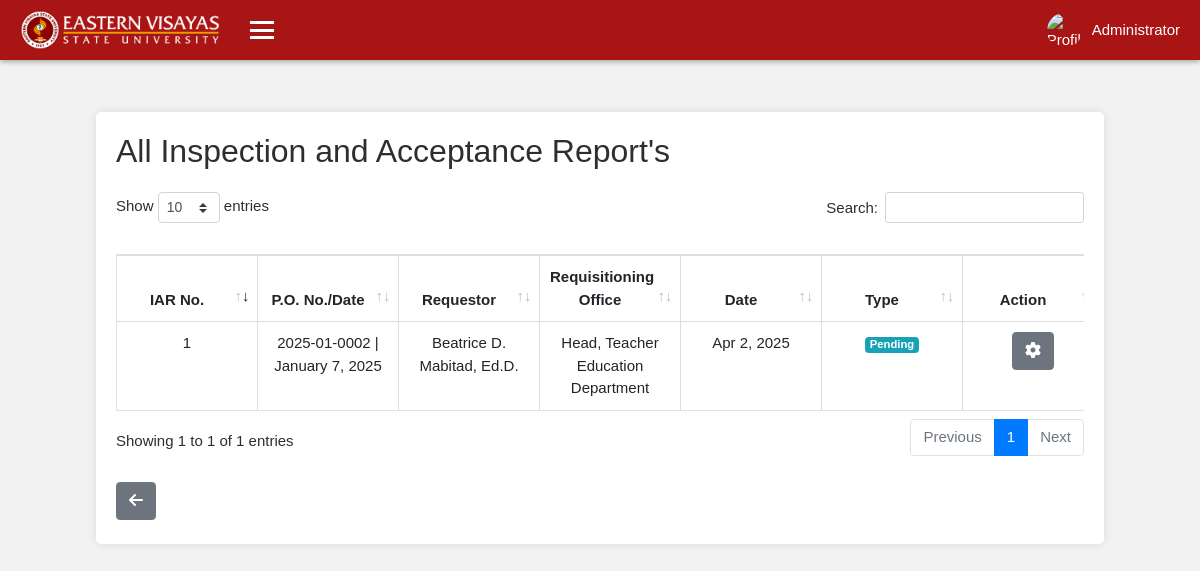
The app's page /administrator/e7f3c1d9-8a24-41b5-b0e6-d2f9a8c5f4b7/supply_office/all_iar/index.php (signed in) with its own data.
### tables this page shows
CREATE TABLE `inspection_acceptance_report` (
  `id` int(11) NOT NULL,
  `entity_name` varchar(255) NOT NULL,
  `fund_cluster` varchar(255) NOT NULL,
  `supplier` varchar(255) NOT NULL,
  `iar_no` varchar(255) NOT NULL,
  `po_no` varchar(255) NOT NULL,
  `iar_date` date NOT NULL,
  `req_office` varchar(255) NOT NULL,
  `invoice_no` varchar(255) NOT NULL,
  `resp_code` varchar(255) DEFAULT NULL,
  `invoice_date` date NOT NULL,
  `requestor` varchar(255) NOT NULL,
  `date_inspected` date NOT NULL,
  `date_received` date DEFAULT NULL,
  `inspection_officer` varchar(255) NOT NULL,
  `head_procurement` varchar(255) NOT NULL,
  `insp_status` varchar(20) NOT NULL,
  `property_custodian_status` varchar(50) DEFAULT 'pending',
  `incomplete_details` text DEFAULT NULL,
  `created_at` timestamp NOT NULL DEFAULT current_timestamp(),
  `ppiar_new` tinyint(1) DEFAULT 0,
  `paiar_new` tinyint(1) DEFAULT 0,
  `indiar_new` tinyint(1) DEFAULT 0,
  `idiar_new` tinyint(1) DEFAULT 0,
  `iaiar_new` tinyint(1) DEFAULT 0,
  `spiar_new` tinyint(1) DEFAULT 0,
  `saiar_new` tinyint(1) DEFAULT 0
);

### administrator/e7f3c1d9-8a24-41b5-b0e6-d2f9a8c5f4b7/classes/supply_config.php (called while the page is built, shortened)
<?php
function fetchallIARs($conn) {
    try {
        $stmt = $conn->prepare("SELECT iar.id, iar.iar_no, iar.po_no, iar.requestor, iar.req_office, iar.iar_date AS date, iar.property_custodian_status,
                   GROUP_CONCAT(iad.description SEPARATOR ', ') AS item_descriptions
                                 FROM inspection_acceptance_report iar
                                 LEFT JOIN iar_item_details iad ON iar.id = iad.iar_id
                                WHERE iar.property_custodian_status IN ('complete','partial','accept/not correct specs','rejected','pending')
                                GROUP BY iar.id");
        $stmt->execute();
        return $stmt->fetchAll(PDO::FETCH_ASSOC);
    } catch (PDOException $e) {
        echo "Error fetching IAR data: " . $e->getMessage();
        return [];
    }
}
$allIARs = fetchallIARs($conn);
?>

### administrator/e7f3c1d9-8a24-41b5-b0e6-d2f9a8c5f4b7/supply_office/all_iar/index.php (the view, shortened to what this page needs)
<?php
require '../../classes/config.php';
require '../../classes/supply_config.php';
include '../../../aclasses/sheader.php';
include '../../../aclasses/snavbar.php';
?>
<main class="container mt-5 custom-container">
    <h2>All Inspection and Acceptance Report's</h2>
    <div class="table-responsive">
    <table id="iarTable" class="table table-striped table-bordered" style="table-layout: fixed;">
        <thead>
        <tr>
                <th style="width: 100px;">IAR No.</th>
                <th style="width: 100px;">P.O. No./Date</th>
                <th style="width: 100px;">Requestor</th>
                <th style="width: 100px;">Requisitioning Office</th>
                <th style="width: 100px;">Date</th>
                <th style="width: 100px;">Type</th>
                <th style="width: 100px;">Action</th>
            </tr>
        </thead>
        <tbody>
        <?php if (!empty($allIARs)): ?>
            <?php foreach ($allIARs as $iar): ?>
                <tr>
                        <td><?php echo htmlspecialchars($iar['iar_no']); ?></td>
                        <td><?php echo htmlspecialchars($iar['po_no']); ?></td>
                        <td><?php echo htmlspecialchars($iar['requestor']); ?></td>
                        <td><?php echo htmlspecialchars($iar['req_office']); ?></td>
                        <td><?php echo date('M j, Y', strtotime($iar['date'])); ?></td>
                        <td>
                        <?php
                            if ($iar['property_custodian_status'] === 'complete') {
                                echo '<span class="badge badge-success">Complete</span>';
                            } elseif ($iar['property_custodian_status'] === 'partial') {
                                echo '<span class="badge badge-warning">Partial</span>';
                            } elseif ($iar['property_custodian_status'] === 'accept/not correct specs') {
                                echo '<span class="badge badge-secondary">Accept/Not Correct Specs</span>';
                            } elseif ($iar['property_custodian_status'] === 'rejected') {
                                echo '<span class="badge badge-danger">Rejected</span>';
                            } elseif ($iar['property_custodian_status'] === 'pending') {
                                echo '<span class="badge badge-info">Pending</span>';
                            }
                            ?>
                        </td>
                        <td>
                            <div class="dropdown">
                                <button class="btn btn-secondary" type="button" id="dropdownMenuButton<?php echo $iar['id']; ?>" data-toggle="dropdown" aria-haspopup="true" aria-expanded="false">
                                    <i class="fas fa-cog"></i>
                                </button>
                            </div>
                        </td>
                    </tr>
                <?php endforeach; ?>
            <?php else: ?>
        <?php endif; ?>
        </tbody>
    </table>
    </div>
    <div class="row mt-4 mb-1"> <div class="col-md-12">
            <a href="../../supply_office" class="btn btn-secondary"><i class="fas fa-arrow-left"></i></a> </div>
    </div>
</main>
<?php include '../../../aclasses/sfooter.php'; ?>

### administrator/css/alogin.css (style rules this page uses)
body { margin: 0; font-family: Arial, sans-serif; background-color: #f2f2f2; }
button { padding: 10px; border: none; border-radius: 5px; background-color: #d42a2a; color: white; font-size: 16px; cursor: pointer; }

### administrator/e7f3c1d9-8a24-41b5-b0e6-d2f9a8c5f4b7/classes/css/a.css (style rules this page uses)
body { margin: 0; font-family: Arial, sans-serif; background-color: #f2f2f2; font-size: 15px; color: #2e2e31; }
@media (min-width: 761px) { .custom-container { margin-top: 7rem !important; } }
.container { margin: 0 auto; background: #fff; padding: 20px; border-radius: 5px; box-shadow: 0 0 10px rgba(0, 0, 0, 0.1); }
.table { width: 100%; margin-bottom: 0px; border-collapse: collapse; }
.table th, .table td { padding: 10px; border: 1px solid #ddd; text-align: center; }
button { padding: 10px 15px; background-color: #007BFF; color: #fff; border: none; border-radius: 4px; cursor: pointer; }
.custom-container { max-width: 84%; margin-bottom: 50px; margin-top: 7rem ; transition: margin-left 0.4s ease; }
.table-responsive { -ms-overflow-style: none; scrollbar-width: none; }
.table thead th { vertical-align: bottom; border-bottom: 0.9px solid #000; }
.table thead th { vertical-align: bottom; border-bottom: none; }
.table-striped tbody tr:nth-of-type(odd) { background-color: rgba(0, 0, 0, .0); }

### records on screen
inspection_acceptance_report: iar_no "1", po_no "2025-01-0002 | January 7, 2025", requestor "Beatrice D. Mabitad, Ed.D.", req_office "Head, Teacher Education Department", iar_date "Apr 2, 2025", property_custodian_status "Pending"

### other values on screen
$_SESSION['name'] "Administrator"
